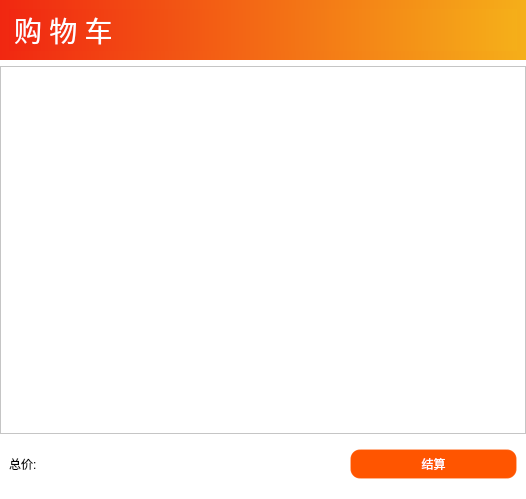
<?xml version="1.0" encoding="UTF-8"?>
<ui version="4.0">
 <class>CartPage</class>
 <widget class="QWidget" name="CartPage">
  <property name="geometry">
   <rect>
    <x>0</x>
    <y>0</y>
    <width>526</width>
    <height>499</height>
   </rect>
  </property>
  <property name="windowTitle">
   <string>Form</string>
  </property>
  <property name="styleSheet">
   <string notr="true">background-color:white;</string>
  </property>
  <layout class="QVBoxLayout" name="verticalLayout">
   <property name="leftMargin">
    <number>0</number>
   </property>
   <property name="topMargin">
    <number>0</number>
   </property>
   <property name="rightMargin">
    <number>0</number>
   </property>
   <item>
    <widget class="QWidget" name="widget" native="true">
     <property name="sizePolicy">
      <sizepolicy hsizetype="Preferred" vsizetype="Fixed">
       <horstretch>0</horstretch>
       <verstretch>0</verstretch>
      </sizepolicy>
     </property>
     <property name="minimumSize">
      <size>
       <width>0</width>
       <height>60</height>
      </size>
     </property>
     <property name="font">
      <font>
       <family>华文宋体</family>
       <pointsize>20</pointsize>
       <weight>50</weight>
       <italic>false</italic>
       <bold>false</bold>
      </font>
     </property>
     <property name="styleSheet">
      <string notr="true">background: #f5af19;  /* fallback for old browsers */
background:qlineargradient(spread:pad,x1:1,y1:0,x2:0,y2:0,stop:0 #f5af19,stop:1 #f12711);
color:rgb(255, 255, 255);
</string>
     </property>
     <layout class="QHBoxLayout" name="horizontalLayout_2">
      <item>
       <widget class="QLabel" name="label">
        <property name="font">
         <font>
          <family>华文琥珀</family>
          <pointsize>21</pointsize>
          <weight>50</weight>
          <italic>false</italic>
          <bold>false</bold>
         </font>
        </property>
        <property name="styleSheet">
         <string notr="true">font: 21pt &quot;华文琥珀&quot;;</string>
        </property>
        <property name="text">
         <string>购 物 车</string>
        </property>
        <property name="scaledContents">
         <bool>true</bool>
        </property>
        <property name="indent">
         <number>5</number>
        </property>
       </widget>
      </item>
     </layout>
    </widget>
   </item>
   <item>
    <widget class="QListWidget" name="list_item"/>
   </item>
   <item>
    <widget class="QWidget" name="widget_2" native="true">
     <layout class="QHBoxLayout" name="horizontalLayout">
      <item>
       <widget class="QLabel" name="lab_tolprice">
        <property name="sizePolicy">
         <sizepolicy hsizetype="Preferred" vsizetype="Preferred">
          <horstretch>2</horstretch>
          <verstretch>0</verstretch>
         </sizepolicy>
        </property>
        <property name="styleSheet">
         <string notr="true">font: 14pt &quot;Adobe 黑体 Std R&quot;;</string>
        </property>
        <property name="text">
         <string>总价:</string>
        </property>
       </widget>
      </item>
      <item>
       <widget class="QPushButton" name="btn_buy">
        <property name="sizePolicy">
         <sizepolicy hsizetype="Minimum" vsizetype="Fixed">
          <horstretch>1</horstretch>
          <verstretch>0</verstretch>
         </sizepolicy>
        </property>
        <property name="minimumSize">
         <size>
          <width>30</width>
          <height>0</height>
         </size>
        </property>
        <property name="maximumSize">
         <size>
          <width>16777215</width>
          <height>80</height>
         </size>
        </property>
        <property name="styleSheet">
         <string notr="true">QPushButton{
background-color:rgb(255, 85, 0);                
border:1px solid;                  
border-radius:10px;
border-color:rgba(255,255,255,30);
font: 14pt &quot;黑体&quot;;
color:white;
padding:5px;
}
QPushButton:pressed{
background-color:rgba(100,255,100,200);
border-color:rgba(255,255,255,30);
border-style:inset;
color:rgba(0,0,0,100);
}

QPushButton:hover{
background-color:rgb(255, 172, 5);
border-color:rgba(255,255,255,200);
color:rgba(0,0,0,200);
}</string>
        </property>
        <property name="text">
         <string>结算</string>
        </property>
       </widget>
      </item>
     </layout>
    </widget>
   </item>
  </layout>
 </widget>
 <resources/>
 <connections/>
</ui>
